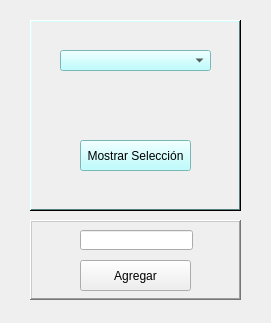
<?xml version="1.0" encoding="UTF-8"?>
<ui version="4.0">
 <class>MainWindow</class>
 <widget class="QMainWindow" name="MainWindow">
  <property name="geometry">
   <rect>
    <x>0</x>
    <y>0</y>
    <width>271</width>
    <height>323</height>
   </rect>
  </property>
  <property name="windowTitle">
   <string>MainWindow</string>
  </property>
  <widget class="QWidget" name="centralwidget">
   <widget class="QFrame" name="frame">
    <property name="geometry">
     <rect>
      <x>30</x>
      <y>20</y>
      <width>211</width>
      <height>191</height>
     </rect>
    </property>
    <property name="palette">
     <palette>
      <active>
       <colorrole role="WindowText">
        <brush brushstyle="SolidPattern">
         <color alpha="255">
          <red>0</red>
          <green>0</green>
          <blue>0</blue>
         </color>
        </brush>
       </colorrole>
       <colorrole role="Button">
        <brush brushstyle="SolidPattern">
         <color alpha="255">
          <red>170</red>
          <green>255</green>
          <blue>255</blue>
         </color>
        </brush>
       </colorrole>
       <colorrole role="Light">
        <brush brushstyle="SolidPattern">
         <color alpha="255">
          <red>255</red>
          <green>255</green>
          <blue>255</blue>
         </color>
        </brush>
       </colorrole>
       <colorrole role="Midlight">
        <brush brushstyle="SolidPattern">
         <color alpha="255">
          <red>212</red>
          <green>255</green>
          <blue>255</blue>
         </color>
        </brush>
       </colorrole>
       <colorrole role="Dark">
        <brush brushstyle="SolidPattern">
         <color alpha="255">
          <red>85</red>
          <green>127</green>
          <blue>127</blue>
         </color>
        </brush>
       </colorrole>
       <colorrole role="Mid">
        <brush brushstyle="SolidPattern">
         <color alpha="255">
          <red>113</red>
          <green>170</green>
          <blue>170</blue>
         </color>
        </brush>
       </colorrole>
       <colorrole role="Text">
        <brush brushstyle="SolidPattern">
         <color alpha="255">
          <red>0</red>
          <green>0</green>
          <blue>0</blue>
         </color>
        </brush>
       </colorrole>
       <colorrole role="BrightText">
        <brush brushstyle="SolidPattern">
         <color alpha="255">
          <red>255</red>
          <green>255</green>
          <blue>255</blue>
         </color>
        </brush>
       </colorrole>
       <colorrole role="ButtonText">
        <brush brushstyle="SolidPattern">
         <color alpha="255">
          <red>0</red>
          <green>0</green>
          <blue>0</blue>
         </color>
        </brush>
       </colorrole>
       <colorrole role="Base">
        <brush brushstyle="SolidPattern">
         <color alpha="255">
          <red>255</red>
          <green>255</green>
          <blue>255</blue>
         </color>
        </brush>
       </colorrole>
       <colorrole role="Window">
        <brush brushstyle="SolidPattern">
         <color alpha="255">
          <red>170</red>
          <green>255</green>
          <blue>255</blue>
         </color>
        </brush>
       </colorrole>
       <colorrole role="Shadow">
        <brush brushstyle="SolidPattern">
         <color alpha="255">
          <red>0</red>
          <green>0</green>
          <blue>0</blue>
         </color>
        </brush>
       </colorrole>
       <colorrole role="AlternateBase">
        <brush brushstyle="SolidPattern">
         <color alpha="255">
          <red>212</red>
          <green>255</green>
          <blue>255</blue>
         </color>
        </brush>
       </colorrole>
       <colorrole role="ToolTipBase">
        <brush brushstyle="SolidPattern">
         <color alpha="255">
          <red>255</red>
          <green>255</green>
          <blue>220</blue>
         </color>
        </brush>
       </colorrole>
       <colorrole role="ToolTipText">
        <brush brushstyle="SolidPattern">
         <color alpha="255">
          <red>0</red>
          <green>0</green>
          <blue>0</blue>
         </color>
        </brush>
       </colorrole>
       <colorrole role="PlaceholderText">
        <brush brushstyle="SolidPattern">
         <color alpha="128">
          <red>0</red>
          <green>0</green>
          <blue>0</blue>
         </color>
        </brush>
       </colorrole>
      </active>
      <inactive>
       <colorrole role="WindowText">
        <brush brushstyle="SolidPattern">
         <color alpha="255">
          <red>0</red>
          <green>0</green>
          <blue>0</blue>
         </color>
        </brush>
       </colorrole>
       <colorrole role="Button">
        <brush brushstyle="SolidPattern">
         <color alpha="255">
          <red>170</red>
          <green>255</green>
          <blue>255</blue>
         </color>
        </brush>
       </colorrole>
       <colorrole role="Light">
        <brush brushstyle="SolidPattern">
         <color alpha="255">
          <red>255</red>
          <green>255</green>
          <blue>255</blue>
         </color>
        </brush>
       </colorrole>
       <colorrole role="Midlight">
        <brush brushstyle="SolidPattern">
         <color alpha="255">
          <red>212</red>
          <green>255</green>
          <blue>255</blue>
         </color>
        </brush>
       </colorrole>
       <colorrole role="Dark">
        <brush brushstyle="SolidPattern">
         <color alpha="255">
          <red>85</red>
          <green>127</green>
          <blue>127</blue>
         </color>
        </brush>
       </colorrole>
       <colorrole role="Mid">
        <brush brushstyle="SolidPattern">
         <color alpha="255">
          <red>113</red>
          <green>170</green>
          <blue>170</blue>
         </color>
        </brush>
       </colorrole>
       <colorrole role="Text">
        <brush brushstyle="SolidPattern">
         <color alpha="255">
          <red>0</red>
          <green>0</green>
          <blue>0</blue>
         </color>
        </brush>
       </colorrole>
       <colorrole role="BrightText">
        <brush brushstyle="SolidPattern">
         <color alpha="255">
          <red>255</red>
          <green>255</green>
          <blue>255</blue>
         </color>
        </brush>
       </colorrole>
       <colorrole role="ButtonText">
        <brush brushstyle="SolidPattern">
         <color alpha="255">
          <red>0</red>
          <green>0</green>
          <blue>0</blue>
         </color>
        </brush>
       </colorrole>
       <colorrole role="Base">
        <brush brushstyle="SolidPattern">
         <color alpha="255">
          <red>255</red>
          <green>255</green>
          <blue>255</blue>
         </color>
        </brush>
       </colorrole>
       <colorrole role="Window">
        <brush brushstyle="SolidPattern">
         <color alpha="255">
          <red>170</red>
          <green>255</green>
          <blue>255</blue>
         </color>
        </brush>
       </colorrole>
       <colorrole role="Shadow">
        <brush brushstyle="SolidPattern">
         <color alpha="255">
          <red>0</red>
          <green>0</green>
          <blue>0</blue>
         </color>
        </brush>
       </colorrole>
       <colorrole role="AlternateBase">
        <brush brushstyle="SolidPattern">
         <color alpha="255">
          <red>212</red>
          <green>255</green>
          <blue>255</blue>
         </color>
        </brush>
       </colorrole>
       <colorrole role="ToolTipBase">
        <brush brushstyle="SolidPattern">
         <color alpha="255">
          <red>255</red>
          <green>255</green>
          <blue>220</blue>
         </color>
        </brush>
       </colorrole>
       <colorrole role="ToolTipText">
        <brush brushstyle="SolidPattern">
         <color alpha="255">
          <red>0</red>
          <green>0</green>
          <blue>0</blue>
         </color>
        </brush>
       </colorrole>
       <colorrole role="PlaceholderText">
        <brush brushstyle="SolidPattern">
         <color alpha="128">
          <red>0</red>
          <green>0</green>
          <blue>0</blue>
         </color>
        </brush>
       </colorrole>
      </inactive>
      <disabled>
       <colorrole role="WindowText">
        <brush brushstyle="SolidPattern">
         <color alpha="255">
          <red>85</red>
          <green>127</green>
          <blue>127</blue>
         </color>
        </brush>
       </colorrole>
       <colorrole role="Button">
        <brush brushstyle="SolidPattern">
         <color alpha="255">
          <red>170</red>
          <green>255</green>
          <blue>255</blue>
         </color>
        </brush>
       </colorrole>
       <colorrole role="Light">
        <brush brushstyle="SolidPattern">
         <color alpha="255">
          <red>255</red>
          <green>255</green>
          <blue>255</blue>
         </color>
        </brush>
       </colorrole>
       <colorrole role="Midlight">
        <brush brushstyle="SolidPattern">
         <color alpha="255">
          <red>212</red>
          <green>255</green>
          <blue>255</blue>
         </color>
        </brush>
       </colorrole>
       <colorrole role="Dark">
        <brush brushstyle="SolidPattern">
         <color alpha="255">
          <red>85</red>
          <green>127</green>
          <blue>127</blue>
         </color>
        </brush>
       </colorrole>
       <colorrole role="Mid">
        <brush brushstyle="SolidPattern">
         <color alpha="255">
          <red>113</red>
          <green>170</green>
          <blue>170</blue>
         </color>
        </brush>
       </colorrole>
       <colorrole role="Text">
        <brush brushstyle="SolidPattern">
         <color alpha="255">
          <red>85</red>
          <green>127</green>
          <blue>127</blue>
         </color>
        </brush>
       </colorrole>
       <colorrole role="BrightText">
        <brush brushstyle="SolidPattern">
         <color alpha="255">
          <red>255</red>
          <green>255</green>
          <blue>255</blue>
         </color>
        </brush>
       </colorrole>
       <colorrole role="ButtonText">
        <brush brushstyle="SolidPattern">
         <color alpha="255">
          <red>85</red>
          <green>127</green>
          <blue>127</blue>
         </color>
        </brush>
       </colorrole>
       <colorrole role="Base">
        <brush brushstyle="SolidPattern">
         <color alpha="255">
          <red>170</red>
          <green>255</green>
          <blue>255</blue>
         </color>
        </brush>
       </colorrole>
       <colorrole role="Window">
        <brush brushstyle="SolidPattern">
         <color alpha="255">
          <red>170</red>
          <green>255</green>
          <blue>255</blue>
         </color>
        </brush>
       </colorrole>
       <colorrole role="Shadow">
        <brush brushstyle="SolidPattern">
         <color alpha="255">
          <red>0</red>
          <green>0</green>
          <blue>0</blue>
         </color>
        </brush>
       </colorrole>
       <colorrole role="AlternateBase">
        <brush brushstyle="SolidPattern">
         <color alpha="255">
          <red>170</red>
          <green>255</green>
          <blue>255</blue>
         </color>
        </brush>
       </colorrole>
       <colorrole role="ToolTipBase">
        <brush brushstyle="SolidPattern">
         <color alpha="255">
          <red>255</red>
          <green>255</green>
          <blue>220</blue>
         </color>
        </brush>
       </colorrole>
       <colorrole role="ToolTipText">
        <brush brushstyle="SolidPattern">
         <color alpha="255">
          <red>0</red>
          <green>0</green>
          <blue>0</blue>
         </color>
        </brush>
       </colorrole>
       <colorrole role="PlaceholderText">
        <brush brushstyle="SolidPattern">
         <color alpha="128">
          <red>0</red>
          <green>0</green>
          <blue>0</blue>
         </color>
        </brush>
       </colorrole>
      </disabled>
     </palette>
    </property>
    <property name="frameShape">
     <enum>QFrame::WinPanel</enum>
    </property>
    <property name="frameShadow">
     <enum>QFrame::Raised</enum>
    </property>
    <widget class="QComboBox" name="comboBox">
     <property name="geometry">
      <rect>
       <x>30</x>
       <y>30</y>
       <width>151</width>
       <height>21</height>
      </rect>
     </property>
     <property name="editable">
      <bool>false</bool>
     </property>
    </widget>
    <widget class="QPushButton" name="pushButton">
     <property name="geometry">
      <rect>
       <x>50</x>
       <y>120</y>
       <width>111</width>
       <height>31</height>
      </rect>
     </property>
     <property name="text">
      <string>Mostrar Selección</string>
     </property>
    </widget>
    <widget class="QLabel" name="label">
     <property name="geometry">
      <rect>
       <x>20</x>
       <y>80</y>
       <width>171</width>
       <height>20</height>
      </rect>
     </property>
     <property name="text">
      <string/>
     </property>
     <property name="alignment">
      <set>Qt::AlignCenter</set>
     </property>
    </widget>
   </widget>
   <widget class="QFrame" name="frame_2">
    <property name="geometry">
     <rect>
      <x>30</x>
      <y>220</y>
      <width>211</width>
      <height>80</height>
     </rect>
    </property>
    <property name="frameShape">
     <enum>QFrame::WinPanel</enum>
    </property>
    <property name="frameShadow">
     <enum>QFrame::Raised</enum>
    </property>
    <widget class="QLineEdit" name="lineEdit">
     <property name="geometry">
      <rect>
       <x>50</x>
       <y>10</y>
       <width>113</width>
       <height>20</height>
      </rect>
     </property>
    </widget>
    <widget class="QPushButton" name="pushButton_2">
     <property name="geometry">
      <rect>
       <x>50</x>
       <y>40</y>
       <width>111</width>
       <height>31</height>
      </rect>
     </property>
     <property name="text">
      <string>Agregar</string>
     </property>
    </widget>
   </widget>
  </widget>
 </widget>
 <resources/>
 <connections/>
</ui>
